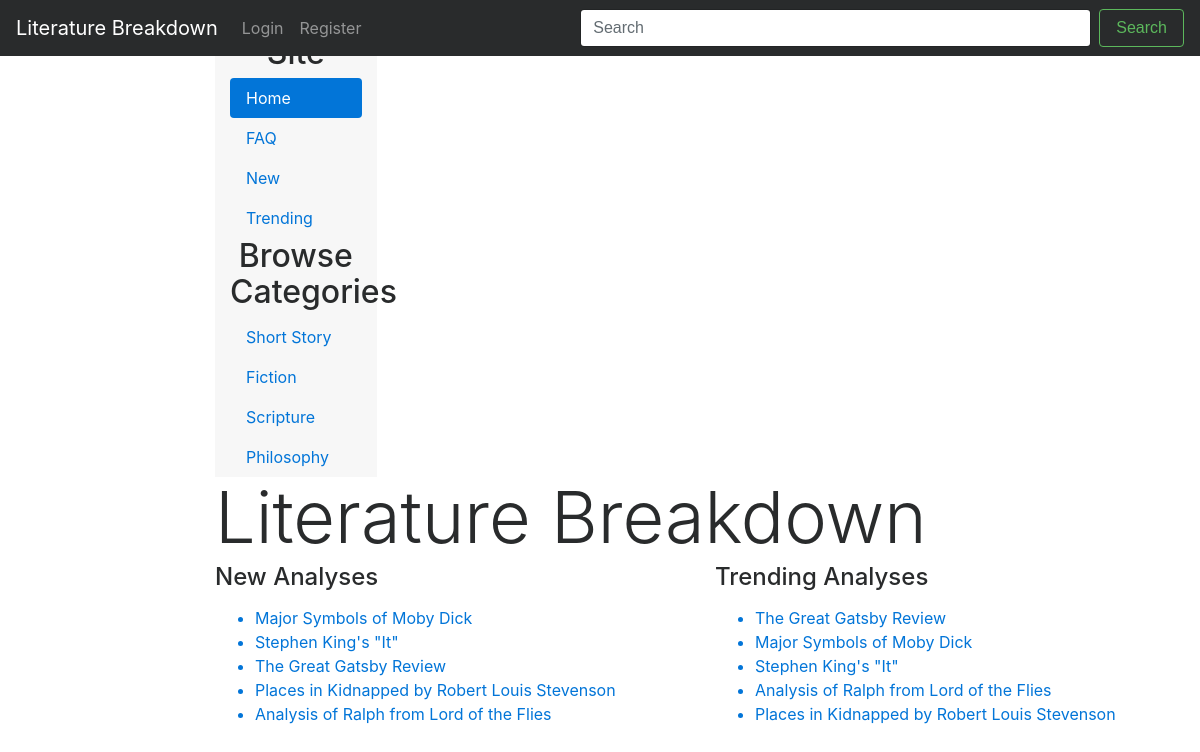
The app's page /, older data.
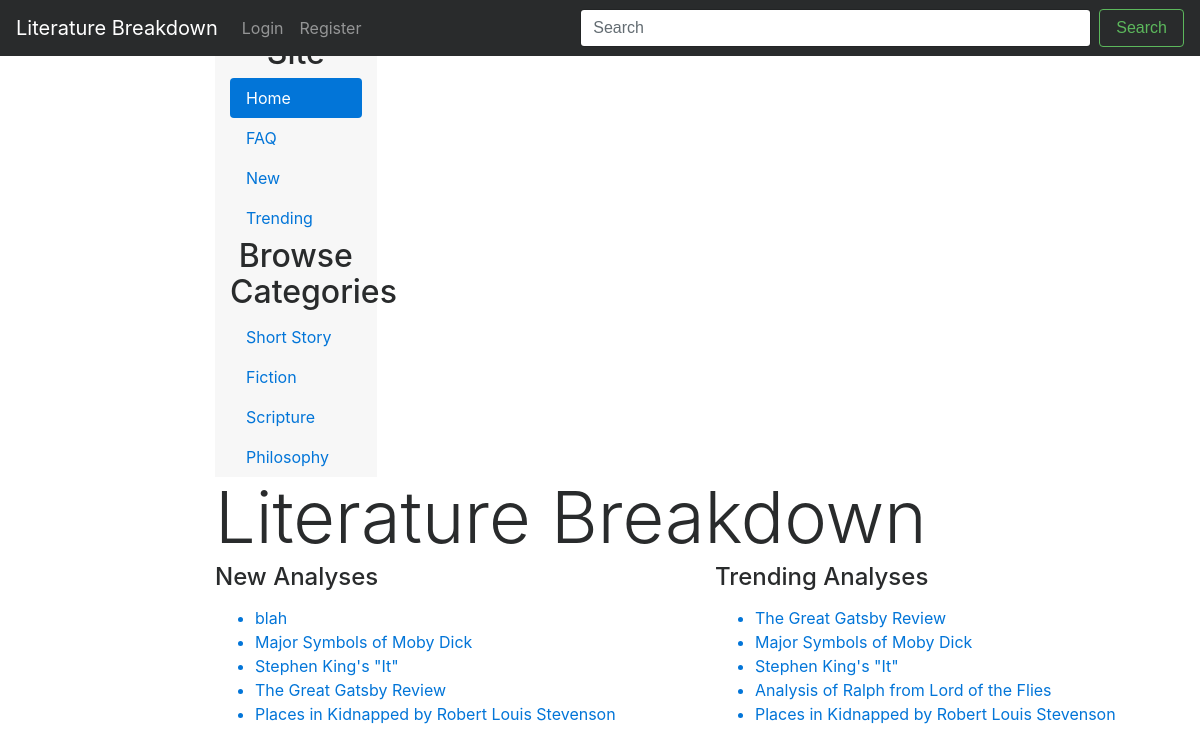
The same page, newer data.
### lit/models.py (models this page shows, shortened)
class Category(models.Model):
    name = models.CharField(max_length=50, unique=False)
    slug = models.SlugField()

class Article(models.Model):
    author = models.ForeignKey(UserProfile)
    date_published = models.CharField(max_length=8, unique=False)
    book = models.CharField(max_length=128, unique=False)
    views = models.IntegerField(default=0)
    title = models.CharField(max_length=128)
    analysis = models.CharField(max_length=2500, unique=False)
    category = models.CharField(max_length=50)
    slug = models.SlugField()
    img = models.ImageField(upload_to='profile_images', blank=True)
    rating = models.FloatField(max_length=5.0, default=0.0)
    book_author = models.CharField(max_length=128, default="")
    book_published = models.CharField(max_length=128, default="")

### lit/views.py (the view)
# urls.py: url(r'^$', views.index, name='index'),
def index(request):
    article_list_trending = Article.objects.order_by('-rating')[:5]
    article_list_new = Article.objects.order_by('date_published')[:5]
    category_list = Category.objects.all()
    context_dict = {'articles_new': article_list_new,
                    'articles_trending' : article_list_trending,
                    'categories': category_list}
    return render(request, 'lit/index.html', context=context_dict)

### templates/lit/index.html (shortened to what this page needs)
<!DOCTYPE html>
{% extends 'lit/base.html' %}
{% load staticfiles %}
{% block body_block %}
	<div class="row">
	<div class="col-sm-9 offset-sm-3 col-md-10 offset-md-2 main">
		<nav class="col-sm-3 col-md-2 hidden-xs-down bg-faded sidebar">
		  <ul class="nav nav-pills flex-column">
			<li class="nav-item">
			<h2 style="text-align:center">Browse Site</h2>
			</li>
				<li class="nav-item">
				  <a class="nav-link active" href="{% url 'index' %}">Home <span class="sr-only">(current)</span></a>
				</li>
				<li class="nav-item">
				  <a class="nav-link" href="{% url 'faq' %}">FAQ</a>
				</li>
				<li class="nav-item">
				  <a class="nav-link" href="{% url 'new' %}">New</a>
				</li>
				<li class="nav-item">
				  <a class="nav-link" href="{% url 'trending' %}">Trending</a>
				</li>
			<li class="nav-item">
			<h2 style="text-align:center">Browse Categories</h2>
			</li>
			{% if categories %}
			  {% for category in categories %}
					<li class="nav-item">
					  <a class="nav-link" href="{% url 'show_category' category.slug %}">{{ category.name }}</a>
					</li>
			   {% endfor %}
			 {% else %}
				  <strong>There are no categories to show.</strong>
			{% endif %}
		</ul>
			</nav>
		<div>
		{% if user.is_authenticated %}
			<h1 class="display-3">Literature Breakdown - Welcome Back</h1>
		{% else %}
			<h1 class="display-3">Literature Breakdown</h1>
		{% endif %}
		</div>
		<div class="row marketing">
		  <div class="col-lg-6">
			<h4>New Analyses</h4>
			<p>
			{% if articles_new %}
			<ul>
			{% for article in articles_new %}
				<a href="{% url 'show_article' article.slug %}">
				<li>{{ article.title }}</li>
				</a>
			{% endfor %}
			</ul>
			{% else %}
			<strong>There are no new articles to show.</strong>
			{% endif %}
			</p>
		  </div>
		<div class="col-lg-6">
			<h4>Trending Analyses</h4>
		<p>
			{% if articles_trending %}
			<ul>
			{% for article in articles_trending %}
				<a href="{% url 'show_article' article.slug %}">
				<li>{{ article.title }}</li>
				</a>
			{% endfor %}
			</ul>
			{% else %}
			<strong>There are no trending articles to show.</strong>
			{% endif %}
		</p>
		</div>
		</div>
	</div>
	</div>
{% endblock %}

Row changes from the older to the newer data that the page shows:
no longer on one of the page's lists (row unchanged): Article: title "Analysis of Ralph from Lord of the Flies"
added Article: title "blah", shown under "New Analyses"
